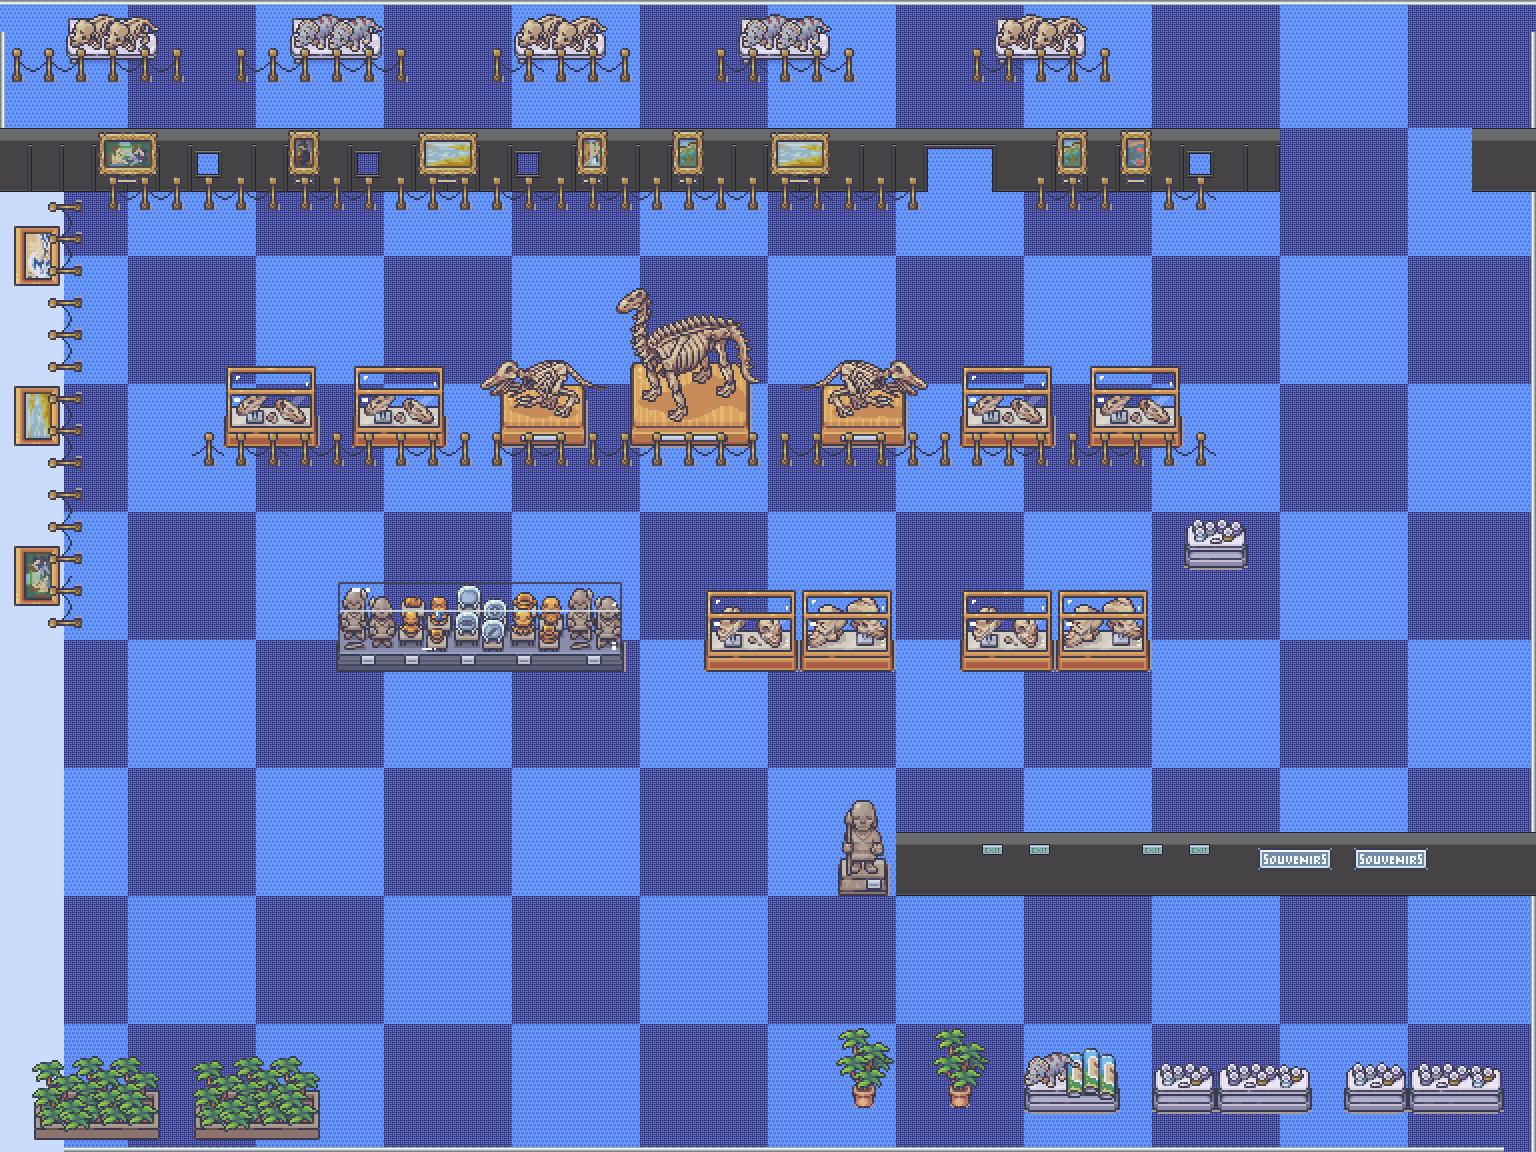

Below is a game level as drawn by its tile map, then a one-line description and the .tmx that defines it (tile-layer data replaced by summaries):
An orthogonal 48x36 tile map with 32x32 px tiles, 5 tile layers (groundLayer, borderLayer, wallLayer, artLayer, ...), 5 tilesets and 2 objects (enemy1, start).

<map version="1.8" tiledversion="1.8.6" orientation="orthogonal" renderorder="right-down" width="48" height="36" tilewidth="32" tileheight="32" infinite="0" nextlayerid="7" nextobjectid="9">
 <editorsettings>
  <export target="level1map.tmj" format="json" />
 </editorsettings>
 <tileset firstgid="1" name="Carpet" tilewidth="32" tileheight="32" tilecount="960" columns="60">
  <image source="Carpet.png" width="1920" height="512" />
 </tileset>
 <tileset firstgid="961" name="walltexture" tilewidth="32" tileheight="32" tilecount="1920" columns="24">
  <image source="walltexture.png" width="768" height="2560" />
 </tileset>
 <tileset firstgid="2881" name="trimsanddoors" tilewidth="32" tileheight="32" tilecount="750" columns="15">
  <image source="trimsanddoors.png" width="480" height="1600" />
 </tileset>
 <tileset firstgid="3631" name="defimon3" tilewidth="32" tileheight="32" tilecount="848" columns="16">
  <image source="defimon3.png" width="512" height="1696" />
 </tileset>
 <tileset firstgid="4479" name="22_Museum_32x32" tilewidth="32" tileheight="32" tilecount="1952" columns="16">
  <image source="22_Museum_32x32.png" width="512" height="3904" />
 </tileset>
 <layer id="1" name="groundLayer" width="48" height="36">
  <data>[1728 cells, 1728 non-empty, 3 distinct tile ids]</data>
 </layer>
 <layer id="6" name="borderLayer" width="48" height="36">
  <data>[1728 cells, 164 non-empty, 1 distinct tile ids]</data>
 </layer>
 <layer id="2" name="wallLayer" width="48" height="36">
  <data>[1728 cells, 220 non-empty, 27 distinct tile ids]</data>
 </layer>
 <layer id="4" name="artLayer" width="48" height="36">
  <data>[1728 cells, 244 non-empty, 165 distinct tile ids]</data>
 </layer>
 <layer id="3" name="exitLayer" width="48" height="36">
  <data>[1728 cells, 266 non-empty, 37 distinct tile ids]</data>
 </layer>
 <objectgroup id="5" name="objectLayer">
  <object id="4" name="enemy1" x="1206.56" y="56.9251">
   <point />
  </object>
  <object id="7" name="start" x="155.463" y="996.939">
   <point />
  </object>
 </objectgroup>
</map>
